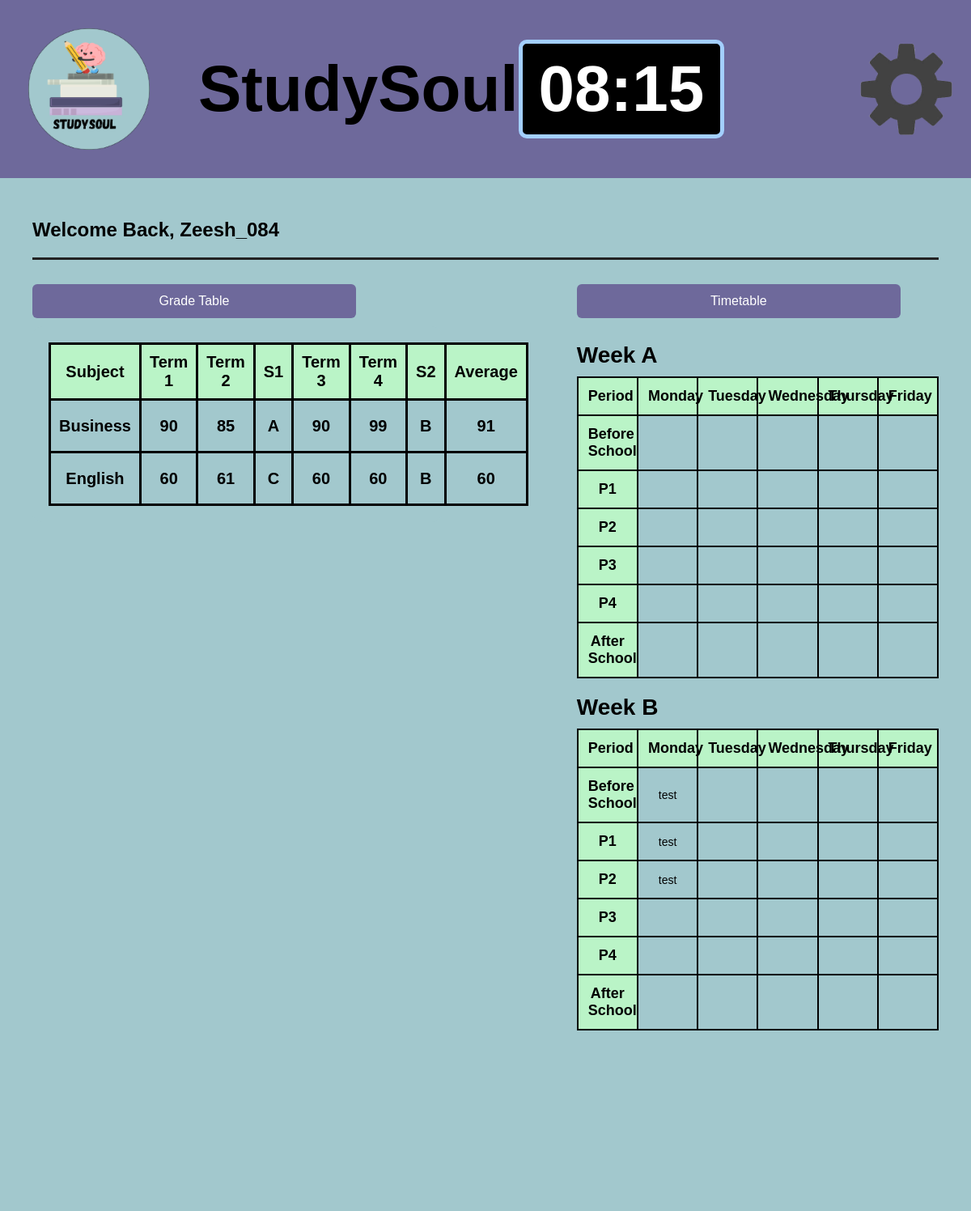
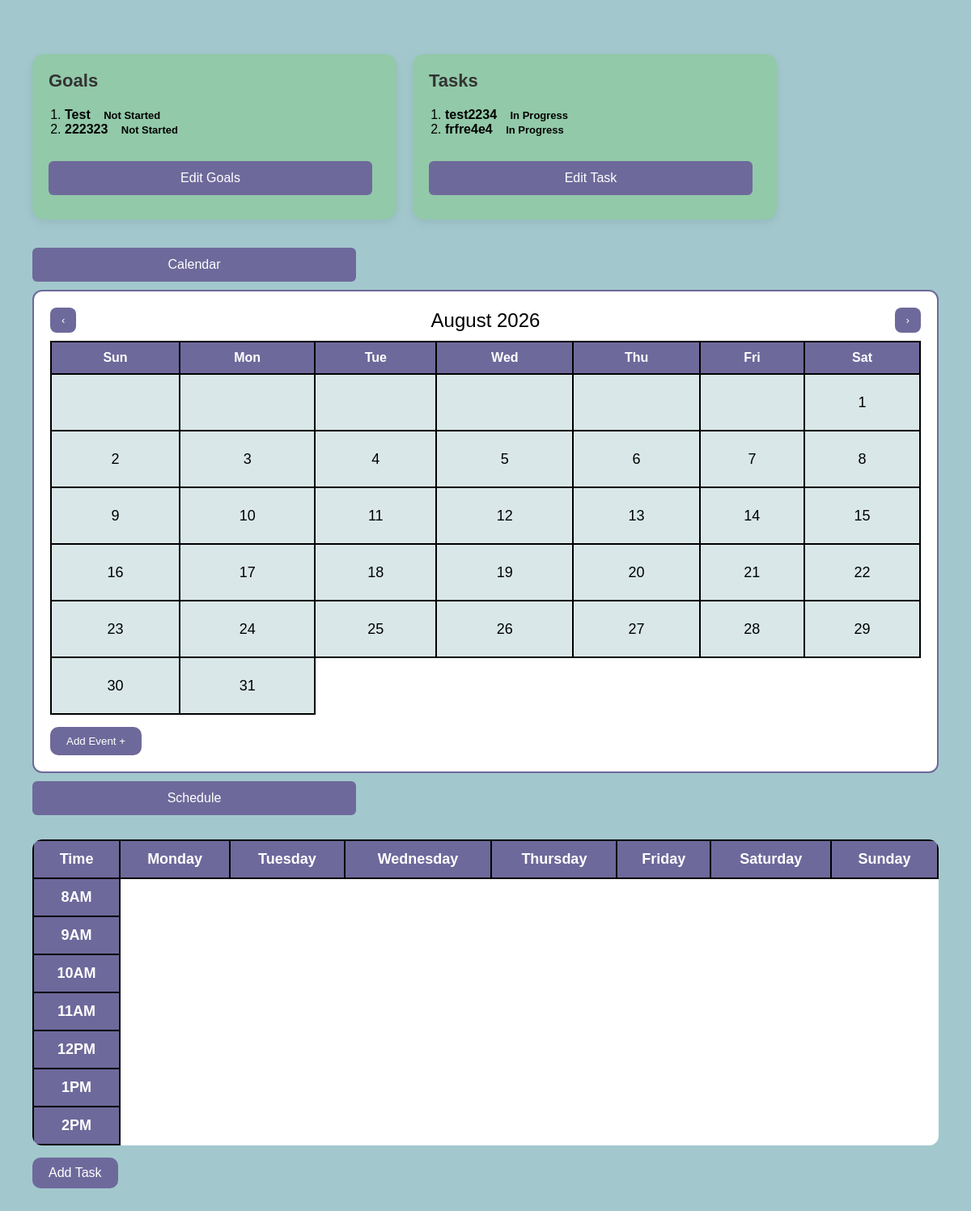
Page /index (signed in) on the committed database (2 pictures, top to bottom).
### tables this page shows
CREATE TABLE grades (
    grades_id INTEGER NOT NULL PRIMARY KEY, 
    user_id INTEGER NOT NULL, 
    subject TEXT NOT NULL,
    term_1 INTEGER NOT NULL,
    term_2 INTEGER NOT NULL,
    semester_1 TEXT NOT NULL,
    term_3 INTEGER NOT NULL,
    term_4 INTEGER NOT NULL,
    semester_2 TEXT NOT NULL,
    average INTEGER NOT NULL
);

CREATE TABLE goals (
    goals_id INTEGER NOT NULL PRIMARY KEY,
    user_id INTEGER NOT NULL,
    goal TEXT NOT NULL,
    progress_goal TEXT NOT NULL);

CREATE TABLE tasks (
    "tasks_id" INTEGER NOT NULL PRIMARY KEY,
    user_id INTEGER NOT NULL,
    task TEXT NOT NULL,
    progress_task TEXT NOT NULL);

### main.py (the view)
@app.route("/index")
def index():
    user_id = session.get("user_id")
    username = session.get("username")
    grades = dbHandler.getGrades(user_id)
    subjects, weekA, weekB = dbHandler.getTimetable(user_id)
    goals = dbHandler.getGoals(user_id)
    tasks = dbHandler.getTasks(user_id)
    events = dbHandler.getEvents(user_id)
    schedule = dbHandler.getSchedule(user_id)
    days = ["Monday", "Tuesday", "Wednesday", "Thursday", "Friday"]
    periods = ["BeforeSchool", "P1", "P2", "P3", "P4", "AfterSchool"]
    WeekA_preview = {day: {p: "" for p in periods} for day in days}
    WeekB_preview = {day: {p: "" for p in periods} for day in days}
    for day in days:
        for period in periods:
            WeekA_preview[day][period] = weekA.get(day, {}).get(period, "")
            WeekB_preview[day][period] = weekB.get(day, {}).get(period, "")
    return render_template(
        "index.html",
        page_class="home-page",
        user_id=user_id,
        username=username,
        grades=grades,
        goals=goals,
        tasks=tasks,
        timetable=subjects,
        events=events,
        weekA=WeekA_preview,
        weekB=WeekB_preview,
        schedule=schedule
    )

### templates/index.html (shortened to what this page needs)
{% extends "layout.html" %}
{% block content %}
<div class="home-container">
    <section class="top-section">
        <h1>Welcome Back, {{ username }}</h1>
        <hr class="divider">
        <div class="dashboard-grid">
            <div class="grade-section">
                <a href="/grade_table"><button type="titles">Grade Table</button></a>
                <div class="grade-table-box">
                    <table class="grade-table">
                        <tr>
                            <th>Subject</th>
                            <th>Term 1</th>
                            <th>Term 2</th>
                            <th>S1</th>
                            <th>Term 3</th>
                            <th>Term 4</th>
                            <th>S2</th>
                            <th>Average</th>
                        </tr>
                        {% for row in grades %}
                        <tr>
                            <td>{{ row.subject }}</td>
                            <td>{{ row.term_1 }}</td>
                            <td>{{ row.term_2 }}</td>
                            <td>{{ row.semester_1 }}</td>
                            <td>{{ row.term_3 }}</td>
                            <td>{{ row.term_4 }}</td>
                            <td>{{row.semester_2}}</td>
                            <td>{{ row.average }}</td>
                        </tr>
                        {% endfor %}
                    </table>
                </div>
            </div>
            <div class="timetable-section">
                <a href="/timetable"><button type="titles">Timetable</button></a>
                <div class="timetable-grid">
                    <h2>Week A</h2>
                    <table class="timetable-table">
                        <tr>
                            <th>Period</th>
                            <th>Monday</th>
                            <th>Tuesday</th>
                            <th>Wednesday</th>
                            <th>Thursday</th>
                            <th>Friday</th>
                        </tr>
                        <tr>
                            <th>Before School</th>
                            <td>{{ weekA.Monday.BeforeSchool }}</td>
                            <td>{{ weekA.Tuesday.BeforeSchool }}</td>
                            <td>{{ weekA.Wednesday.BeforeSchool }}</td>
                            <td>{{ weekA.Thursday.BeforeSchool }}</td>
                            <td>{{ weekA.Friday.BeforeSchool }}</td>
                        </tr>
                        <tr>
                            <th>P1</th>
                            <td>{{ weekA.Monday.P1 }}</td>
                            <td>{{ weekA.Tuesday.P1 }}</td>
                            <td>{{ weekA.Wednesday.P1 }}</td>
                            <td>{{ weekA.Thursday.P1 }}</td>
                            <td>{{ weekA.Friday.P1 }}</td>
                        </tr>
                        <tr>
                            <th>P2</th>
                            <td>{{ weekA.Monday.P2 }}</td>
                            <td>{{ weekA.Tuesday.P2 }}</td>
                            <td>{{ weekA.Wednesday.P2 }}</td>
                            <td>{{ weekA.Thursday.P2 }}</td>
                            <td>{{ weekA.Friday.P2 }}</td>
                        </tr>
                        <tr>
                            <th>P3</th>
                            <td>{{ weekA.Monday.P3 }}</td>
                            <td>{{ weekA.Tuesday.P3 }}</td>
                            <td>{{ weekA.Wednesday.P3 }}</td>
                            <td>{{ weekA.Thursday.P3 }}</td>
                            <td>{{ weekA.Friday.P3 }}</td>
                        </tr>
                        <tr>
                            <th>P4</th>
                            <td>{{ weekA.Monday.P4 }}</td>
                            <td>{{ weekA.Tuesday.P4 }}</td>
                            <td>{{ weekA.Wednesday.P4 }}</td>
                            <td>{{ weekA.Thursday.P4 }}</td>
                            <td>{{ weekA.Friday.P4 }}</td>
                        </tr>
                        <tr>
                            <th>After School</th>
                            <td>{{ weekA.Monday.Afterschool }}</td>
                            <td>{{ weekA.Tuesday.Afterschool }}</td>
                            <td>{{ weekA.Wednesday.Afterschool }}</td>
                            <td>{{ weekA.Thursday.Afterschool }}</td>
                            <td>{{ weekA.Friday.Afterschool }}</td>
                        </tr>
                    </table>
                    <h2>Week B</h2>
                    <table class="timetable-table">
                        <tr>
                            <th>Period</th>
                            <th>Monday</th>
                            <th>Tuesday</th>
                            <th>Wednesday</th>
                            <th>Thursday</th>
                            <th>Friday</th>
                        </tr>
                        <tr>
                            <th>Before School</th>
                            <td>{{ weekB.Monday.BeforeSchool }}</td>
                            <td>{{ weekB.Tuesday.BeforeSchool }}</td>
                            <td>{{ weekB.Wednesday.BeforeSchool }}</td>
                            <td>{{ weekB.Thursday.BeforeSchool }}</td>
                            <td>{{ weekB.Friday.BeforeSchool }}</td>
                        </tr>
                        <tr>
                            <th>P1</th>
                            <td>{{ weekB.Monday.P1 }}</td>
                            <td>{{ weekB.Tuesday.P1 }}</td>
                            <td>{{ weekB.Wednesday.P1 }}</td>
                            <td>{{ weekB.Thursday.P1 }}</td>
                            <td>{{ weekB.Friday.P1 }}</td>
                        </tr>
                        <tr>
                            <th>P2</th>
                            <td>{{ weekB.Monday.P2 }}</td>
                            <td>{{ weekB.Tuesday.P2 }}</td>
                            <td>{{ weekB.Wednesday.P2 }}</td>
                            <td>{{ weekB.Thursday.P2 }}</td>
                            <td>{{ weekB.Friday.P2 }}</td>
                        </tr>
                        <tr>
                            <th>P3</th>
                            <td>{{ weekB.Monday.P3 }}</td>
                            <td>{{ weekB.Tuesday.P3 }}</td>
                            <td>{{ weekB.Wednesday.P3 }}</td>
                            <td>{{ weekB.Thursday.P3 }}</td>
                            <td>{{ weekB.Friday.P3 }}</td>
                        </tr>
                        <tr>
                            <th>P4</th>
                            <td>{{ weekB.Monday.P4 }}</td>
                            <td>{{ weekB.Tuesday.P4 }}</td>
                            <td>{{ weekB.Wednesday.P4 }}</td>
                            <td>{{ weekB.Thursday.P4 }}</td>
                            <td>{{ weekB.Friday.P4 }}</td>
                        </tr>
                        <tr>
                            <th>After School</th>
                            <td>{{ weekB.Monday.Afterschool }}</td>
                            <td>{{ weekB.Tuesday.Afterschool }}</td>
                            <td>{{ weekB.Wednesday.Afterschool }}</td>
                            <td>{{ weekB.Thursday.Afterschool }}</td>
                            <td>{{ weekB.Friday.Afterschool }}</td>
                        </tr>
                    </table>
                </div>
            </div>
        </div>
    </section>
    <section class="top-section">
    <div class="planner-grid">
    <div class="goals-tasks-container">
        <div class="goals-box">
            <h2>Goals</h2>
            <ul id="goals-list">
                {% for goal in goals %}
                <li data-id="{{ goal.goals_id }}">
                    <span class="goal-text">{{ goal.goal }}</span>
                    <span class="progress">{{ goal.progress_goal }}</span>
                </li>
                {% endfor %}
            </ul>
            <button type= "titles" onclick="openGoalsPopup()">Edit Goals</button>
        </div>
            <div class="tasks-box">
                <h2>Tasks</h2>
                <ul id="tasks-list">
                    {% for task in tasks %}
                    <li data-id="{{ task.tasks_id }}">
                        <span class="task-text">{{ task.task }}</span>
                        <span class="progress">{{ task.progress_task }}</span>
                    </li>
                    {% endfor %}
                </ul>
                <button type="titles" onclick="openTasksPopup()">Edit Task</button>
            </div>
    </div>
        <div class="calendar-box">
                <a href="/calendar"><button type="titles">Calendar</button></a>
                <div class="calendar-container">
                        <div class="calendar-header">
                            <button class="cal-btn" onclick="prevMonth()">‹</button>
                            <span id="calendar-month"></span>
                            <button class="cal-btn" onclick="nextMonth()">›</button>
                        </div>
                        <table class="calendar-table">
                            <thead>
                                <tr>
                                    <th>Sun</th>
                                    <th>Mon</th>
                                    <th>Tue</th>
                                    <th>Wed</th>
                                    <th>Thu</th>
                                    <th>Fri</th>
                                    <th>Sat</th>
                                </tr>
                            </thead>
                            <tbody id="calendar-body">
                            </tbody>
                        </table>
                        <button class="add-event-btn">Add Event +</button>
                    </div>
                </div>
            <div class="schedule-box">
                <button type="titles">Schedule</button>
                <table class="schedule-grid">
                    <thead>
                        <tr>
                            <th>Time</th>
                            <th>Monday</th>
                            <th>Tuesday</th>
                            <th>Wednesday</th>
                            <th>Thursday</th>
                            <th>Friday</th>
                            <th>Saturday</th>
                            <th>Sunday</th>
                        </tr>
                    </thead>
                    <tbody id="schedule-body">
                        {% for time in ["8AM","9AM","10AM","11AM","12PM","1PM","2PM"] %}
                        <tr>
                            <th>{{ time }}</th>
                        </tr>
                        {% endfor %}
                    </tbody>
                </table>
    <button class="add-task-btn" onclick="addScheduleTask()">Add Task</button>
    </section>
</div>
{% endblock %}

### rows in the picture
grades: subject "Business", term_1 "90", term_2 "85", semester_1 "A", term_3 "90", term_4 "99", semester_2 "B", average "91"
grades: subject "English", term_1 "60", term_2 "61", semester_1 "C", term_3 "60", term_4 "60", semester_2 "B", average "60"
goals: goal "Test", progress_goal "Not Started"
goals: goal "222323", progress_goal "Not Started"
tasks: task "test2234", progress_task "In Progress"
tasks: task "frfre4e4", progress_task "In Progress"

### other values in the picture
{{ username }} "Zeesh_084"
{{ weekB.Monday.BeforeSchool }} "test"
{{ weekB.Monday.P1 }} "test"
{{ weekB.Monday.P2 }} "test"
{{ time }} "8AM" "9AM" "10AM" "11AM" "12PM" "1PM" "2PM"
